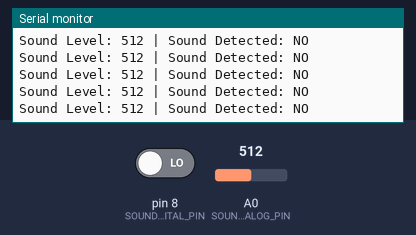
Recording of a sketch running on a simulated Arduino Uno, built with avr-gcc and run on an emulated ATmega328P. Shown: the last lines printed to the serial monitor. The inputs (shaded band) are chosen by the test bench; at power-on: A0 (SOUND_ANALOG_PIN) = 512, pin 8 (SOUND_DIGITAL_PIN) LOW.

Above: at 7.6 s.
7.7 s: A0 (SOUND_ANALOG_PIN) set to 992
At 7.75 s:
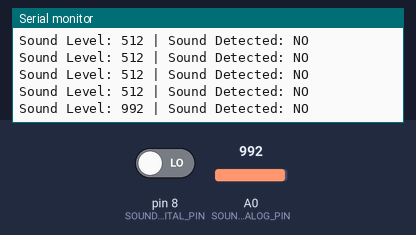
9.2 s: A0 (SOUND_ANALOG_PIN) set to 1010
At 9.26 s:
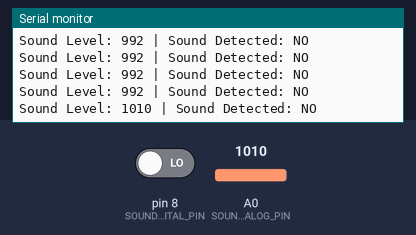
Timing chart, 0 to 12.2 s (numbered marks = the images above; inputs shaded):
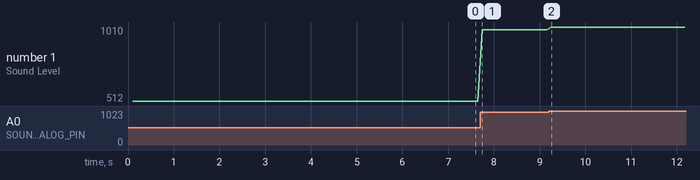

Measured:
- after the input at 7.7 s, the serial monitor: prints a new line at once (image 1)
- after the input at 9.2 s, the serial monitor: prints a new line after 0.05 s (image 2)
- plotted number 1: 512 → 992 after the input at 7.7 s, 992 → 1010 after the input at 9.2 s

The sketch:

arduino.ino
```cpp
#define SOUND_ANALOG_PIN A0  // Analog output (0-1023)
#define SOUND_DIGITAL_PIN 8  // Digital output (HIGH/LOW)

void setup() {
  Serial.begin(9600);
  pinMode(SOUND_DIGITAL_PIN, INPUT);

  Serial.println("KY-037 Sound Sensor Ready");
}

void loop() {
  delay(100);

  // Read analog value (sound intensity)
  int soundLevel = analogRead(SOUND_ANALOG_PIN);

  // Read digital value (threshold trigger)
  int soundDetected = digitalRead(SOUND_DIGITAL_PIN);

  Serial.print("Sound Level: ");
  Serial.print(soundLevel);
  Serial.print(" | Sound Detected: ");
  Serial.println(soundDetected ? "YES" : "NO");
}
```
